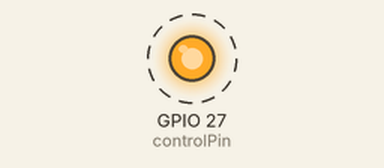
A program run on a simulated ESP32. On the bench: output pins drawn as LEDs (lit = HIGH). Dashed ring = blinking. WiFi joins after 1.5 s; servers stay silent unless stated; what the program prints to the serial monitor is not drawn.

Above: at 2.0 s.
Timing chart, 0 to 6.1 s (numbered marks = the images above):
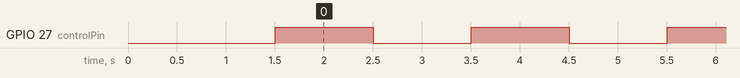

The program:

main.cpp
```cpp
#include <Arduino.h>
#include <ArduinoOTA.h>
#include <WiFiUdp.h>
#include <WiFi.h>
#include <ESPmDNS.h>
#include <AsyncTCP.h>
#include "ESPAsyncWebServer.h"
#include <SPIFFS.h>
const char* ssid = "UPC0128016";             // Network name.
const char* password = "c9zxScwDnndq";            // Password network.

AsyncWebServer server(80);
int Pin9 = 32;
int Pin11 = 33;
int Pin12 = 25;
int controlPin = 27;


void setup() {
  Serial.begin(115200);
  pinMode(controlPin,OUTPUT);
  digitalWrite(controlPin,LOW);
  Serial.println("Booting");
  WiFi.mode(WIFI_STA);
  WiFi.begin(ssid, password);
  while (WiFi.waitForConnectResult() != WL_CONNECTED) {
    Serial.println("Connection Failed! Rebooting...");
    delay(5000);
    ESP.restart();
  }
  Serial.println("Ready");
  Serial.print("IP address: ");
  Serial.println(WiFi.localIP());
  /*
  server.on("/", HTTP_GET, [](AsyncWebServerRequest *request) {
    request->send(200, "text/plain", "Hi! I am ESP32.");
  });
  server.begin();
  */
  ArduinoOTA.begin();
}
void loop() {
  ArduinoOTA.handle();
  digitalWrite(controlPin,HIGH);
  delay(1000);
  digitalWrite(controlPin,LOW);
  delay(1000);
/*
  Serial.print("IP address: ");
  Serial.println(WiFi.localIP());
  delay(1000);
  */
}
```

Measured:
- by itself, GPIO 27 (controlPin): alternates HIGH for 1.0 s and LOW for 1.0 s
